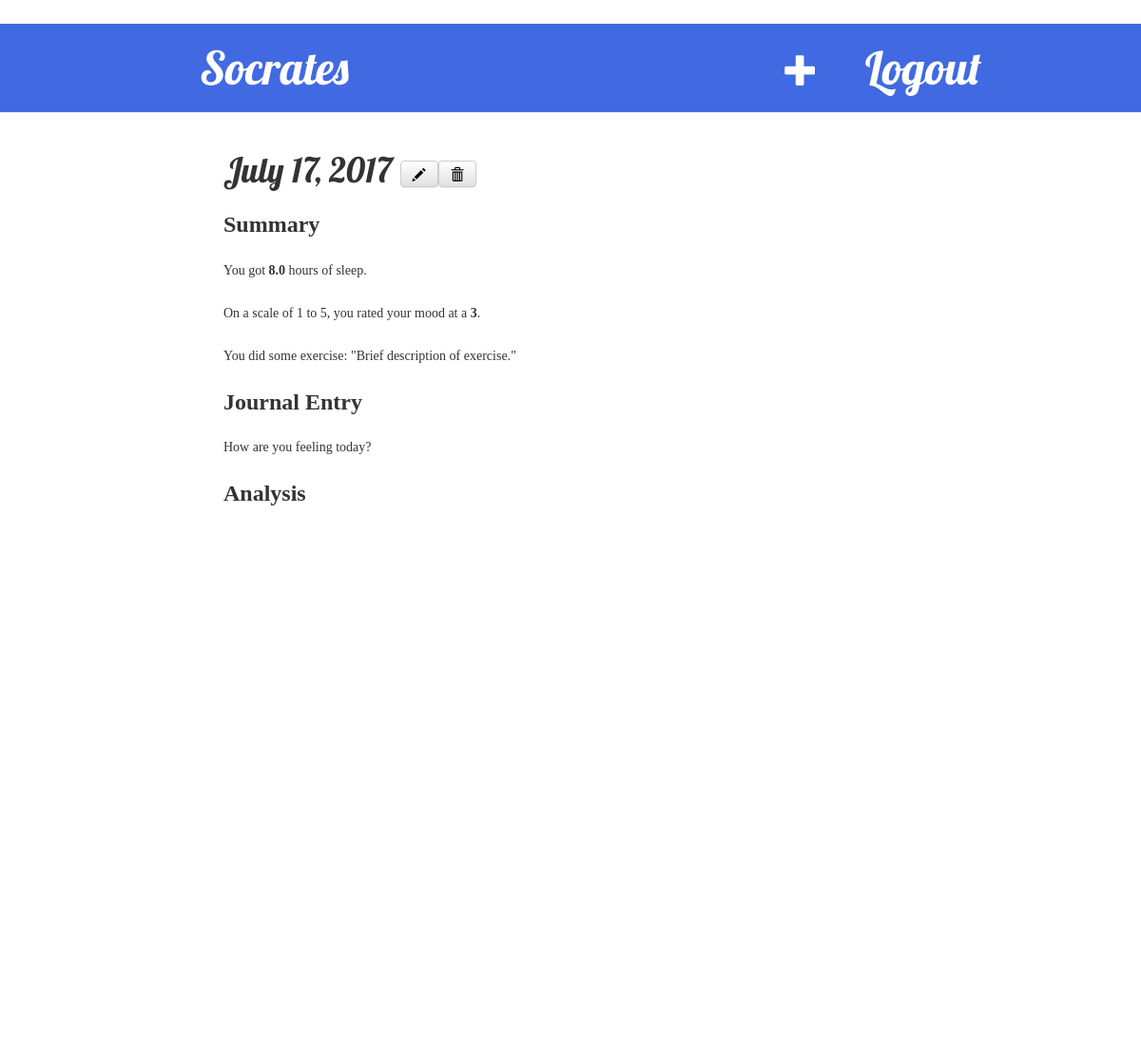
The app's page /post/52/ (signed in) with its own data.
### myblog/models.py (models this page shows, shortened)
class Entry(models.Model):
  user_name = models.CharField(max_length=2000)
  date = models.DateField()
  exercise = models.ForeignKey(Exercise, blank=True, null=True, on_delete=models.CASCADE)
  sleep = models.FloatField()
  meditation = models.BooleanField()
  meditation_time = models.FloatField(blank=True, null=True)
  mood = models.TextField()
  mood_number = models.IntegerField()
  score = models.ForeignKey(SScore, on_delete=models.CASCADE)

class Exercise(models.Model):
  EXERCISE_TYPES = (
    ('C', 'Cardio'),
    ('S', 'Strength'),
    ('O', 'Other'),
  )
  description = models.CharField(max_length=1000)
  exercise_type = models.CharField(max_length=1, choices=EXERCISE_TYPES, blank=True, null=True)

### myblog/views.py (the view)
# urls.py: url(r'^post/(?P<pk>\d+)/$', views.post_detail, name='post_detail'),
@login_required
def post_detail(request, pk):
    post = get_object_or_404(Entry, pk=pk)
    return render(request, 'post_detail.html', {'post': post})

### myblog/templates/post_detail.html (shortened to what this page needs)
{% extends 'base.html' %}
{% block content %}
    <div class="post">
        <h1>{{ post.date }} <a class="btn btn-default" href="{% url 'socrates:post_edit' pk=post.pk %}"><span class="glyphicon glyphicon-pencil"></span></a><a class="btn btn-default" href="{% url 'socrates:post_delete' pk=post.pk %}"><span class="glyphicon glyphicon-trash"></span></a></h1>
        <h3> Summary </h3>
        <p> You got <b>{{ post.sleep }}</b> hours of sleep.</p>
        <p>On a scale of 1 to 5, you rated your mood at a <b>{{ post.mood_number|linebreaksbr }}</b>.</p>
        {% if post.exercise %}
          <p> You did some exercise: "{{post.exercise.description}}" </p>
        {% endif %}
        <h3>Journal Entry</h3>
        <p>{{ post.mood |linebreaksbr }}</p>
    <h3> Analysis </h3>
    <svg width="600" height="400"></svg>
    </div>
{% endblock %}

### myblog/static/css/myblog.css (style rules this page uses)
p { font-size: 15px; font-family: "Century Gothic"; }
.content, { margin-bottom: 200px; }
h1, h2 { font-family: 'Lobster', cursive; }
h3, h4 { font-family: 'Simplifica', sans serif; }
.post { margin-left: 10px; margin-bottom: 70px; }
.post h1 a, .post h1 a:visited { color: #000000; }

### myblog/templates/post_detail.html (style rules this page uses)
svg { font-size: 14px; font-family: "Century Gothic"; margin-top: 25px; margin-bottom: 25px; }
p,body { font-size: 14px; font-family: "Century Gothic"; margin-top: 25px; margin-bottom: 25px; }
h3 { font-weight: bold; font-size: 24px; font-family: "Century Gothic"; margin-top: 25px; margin-bottom: 25px; }

### records on screen
Entry: date "July 17, 2017", sleep "8.0", mood_number "3", exercise.description "Brief description of exercise.", mood "How are you feeling today?"
